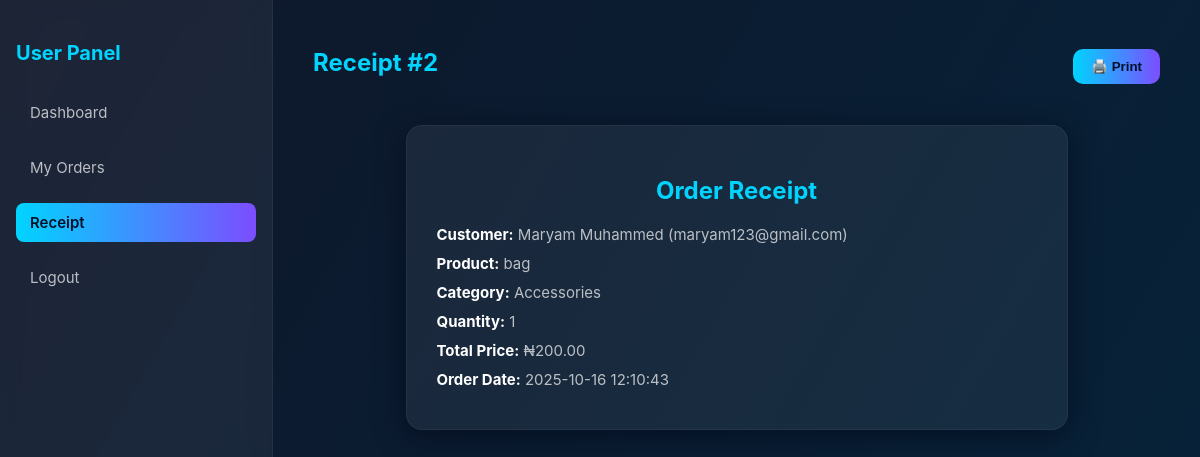
/receipt.php?id=2, run on the app's committed database.
### tables this page shows
CREATE TABLE `orders` (
  `id` int(11) NOT NULL,
  `full_name` varchar(255) NOT NULL,
  `email` varchar(100) NOT NULL,
  `product` varchar(100) NOT NULL,
  `category` varchar(255) NOT NULL,
  `quantity` int(5) NOT NULL,
  `price` decimal(10,2) NOT NULL,
  `order_date` timestamp NOT NULL DEFAULT current_timestamp() ON UPDATE current_timestamp()
);

### receipt.php (the view, shortened to what this page needs)
<?php
include "config.php";
$order_id = intval($_GET['id']);
$query = "SELECT * FROM orders WHERE id = $order_id";
$result = mysqli_query($mysql_db, $query);
$order = mysqli_fetch_assoc($result);
?>
<!DOCTYPE html>
<html>
<head>
  <link rel="stylesheet" href="user_db.css">
</head>
<body>
  <div class="sidebar">
    <h2>User Panel</h2>
    <a href="user_db.php">Dashboard</a>
    <a href="my_orders.php">My Orders</a>
    <a href="#" class="active">Receipt</a>
    <a href="logout.php">Logout</a>
  </div>
  <div class="main-content">
    <div class="topbar">
      <h1>Receipt #<?= htmlspecialchars($order['id']) ?></h1>
      <button onclick="window.print()" class="print-btn">🖨️ Print</button>
    </div>
    <div class="receipt">
      <h2>Order Receipt</h2>
      <p><strong>Customer:</strong> <?= htmlspecialchars($order['full_name']) ?> (<?= htmlspecialchars($order['email']) ?>)</p>
      <p><strong>Product:</strong> <?= htmlspecialchars($order['product']) ?></p>
      <p><strong>Category:</strong> <?= htmlspecialchars($order['category']) ?></p>
      <p><strong>Quantity:</strong> <?= htmlspecialchars($order['quantity']) ?></p>
      <p><strong>Total Price:</strong> ₦<?= number_format($order['price'], 2) ?></p>
      <p><strong>Order Date:</strong> <?= htmlspecialchars($order['order_date']) ?></p>
    </div>
  </div>
</body>
</html>

### user_db.css (style rules this page uses)
:root { --bg1: #0f172a; --bg2: #06233a; --accent: #00d4ff; --accent-2: #7c4dff; --glass: rgba(255, 255, 255, 0.06); --muted: rgba(255, 255, 255, 0.7); --radius: 16px; font-family: Inter, ui-sans-serif, system-ui, -apple-system, "Segoe UI", Roboto, "Helvetica Neue", Arial; }
html, body { height: 100%; margin: 0; color: #e6eef8; background: radial-gradient(1200px 600px at 10% 10%, rgba(124,77,255,0.12), transparent), radial-gradient(900px 450px at 90% 90%, rgba(0,212,255,0.08), transparent), linear-gradient(120deg, var(--bg1), var(--bg2)); -webkit-font-smoothing: antialiased; -moz-osx-font-smoothing: grayscale; overflow: hidden; }
.sidebar { background: var(--glass); backdrop-filter: blur(10px); border-right: 1px solid rgba(255, 255, 255, 0.05); padding: 24px 16px; display: flex; flex-direction: column; gap: 16px; }
.sidebar h2 { color: var(--accent); font-size: 20px; margin-bottom: 12px; }
.sidebar a { color: var(--muted); text-decoration: none; font-size: 15px; padding: 10px 14px; border-radius: 8px; transition: all 0.2s ease; }
.sidebar a:hover, .sidebar a.active { background: linear-gradient(90deg, var(--accent), var(--accent-2)); color: #021027; font-weight: 600; }
h1 { font-size: 24px; margin-bottom: 24px; }

### receipt.php (style rules this page uses)
:root { --bg1: #0f172a; --bg2: #06233a; --accent: #00d4ff; --accent-2: #7c4dff; --glass: rgba(255,255,255,0.06); --muted: rgba(255,255,255,0.7); --radius: 16px; --shadow: 0 6px 30px rgba(2,6,23,0.6); }
body { margin: 0; font-family: 'Inter', sans-serif; background: linear-gradient(120deg, var(--bg1), var(--bg2)); color: #e6eef8; display: flex; min-height: 100vh; }
.sidebar { background: var(--glass); backdrop-filter: blur(10px); width: 240px; padding: 24px 16px; display: flex; flex-direction: column; gap: 16px; border-right: 1px solid rgba(255,255,255,0.05); }
.sidebar h2 { color: var(--accent); font-size: 20px; margin-bottom: 12px; }
.sidebar a { color: var(--muted); text-decoration: none; padding: 10px 14px; border-radius: 8px; }
.sidebar a.active, .sidebar a:hover { background: linear-gradient(90deg, var(--accent), var(--accent-2)); color: #021027; font-weight: 600; }
.main-content { flex: 1; padding: 32px 40px; overflow-y: auto; }
.topbar { display: flex; justify-content: space-between; align-items: center; margin-bottom: 24px; }
.topbar h1 { font-size: 24px; color: var(--accent); }
.print-btn { padding: 10px 18px; border-radius: 10px; border: none; background: linear-gradient(90deg, var(--accent), var(--accent-2)); color: #021027; font-weight: 600; cursor: pointer; transition: transform 0.15s ease; }
.receipt { background: var(--glass); padding: 30px; border-radius: var(--radius); border: 1px solid rgba(255,255,255,0.05); max-width: 600px; margin: 0 auto; box-shadow: var(--shadow); }
.receipt p { font-size: 15px; margin: 10px 0; color: var(--muted); }
.receipt strong { color: #fff; }
.receipt h2 { color: var(--accent); text-align: center; margin-bottom: 20px; }

### data on the page
orders: id "2", full_name "Maryam Muhammed", email "maryam123@gmail.com", product "bag", category "Accessories", quantity "1", price "200.00", order_date "2025-10-16 12:10:43"
